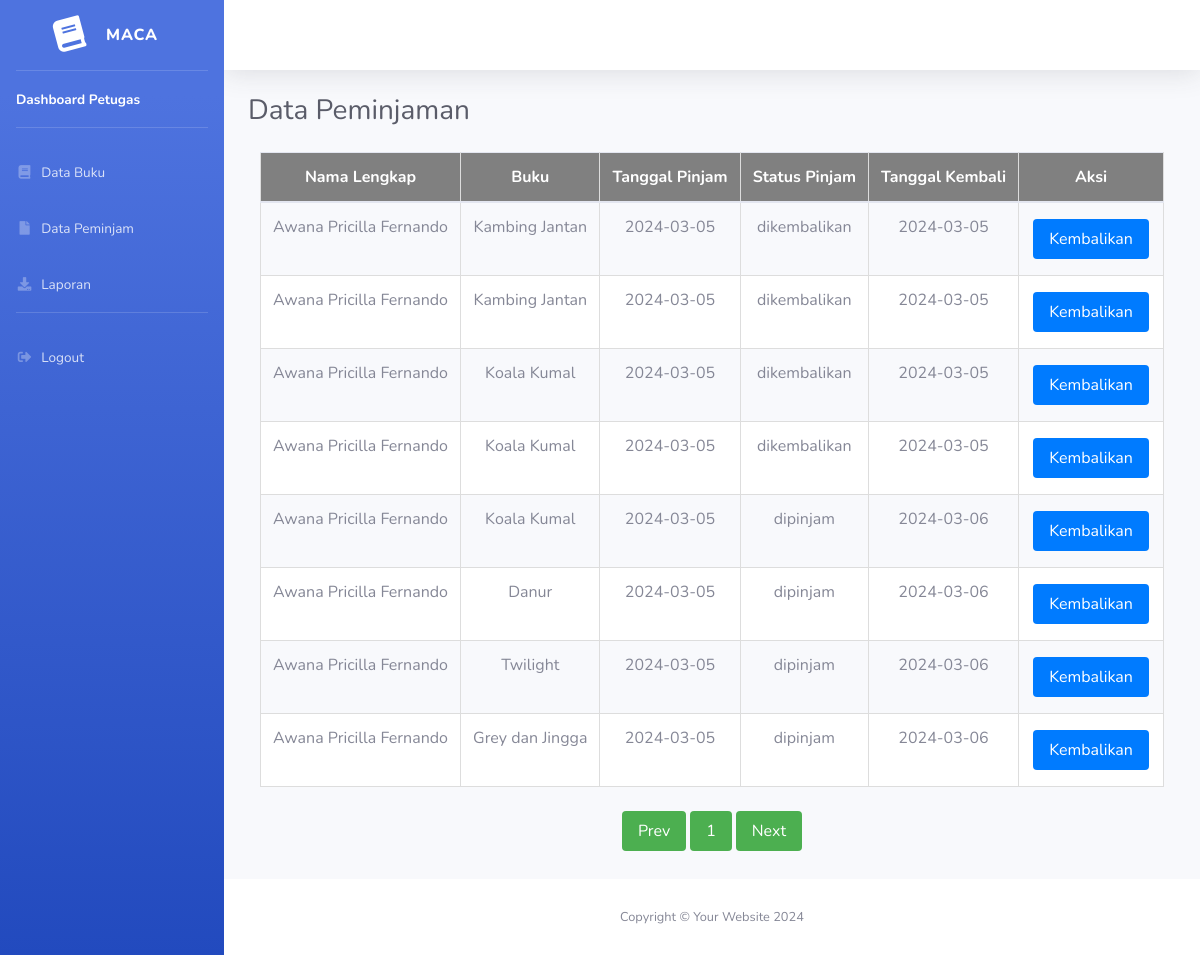
Before: /petugas/data_peminjaman.php with the older database file.
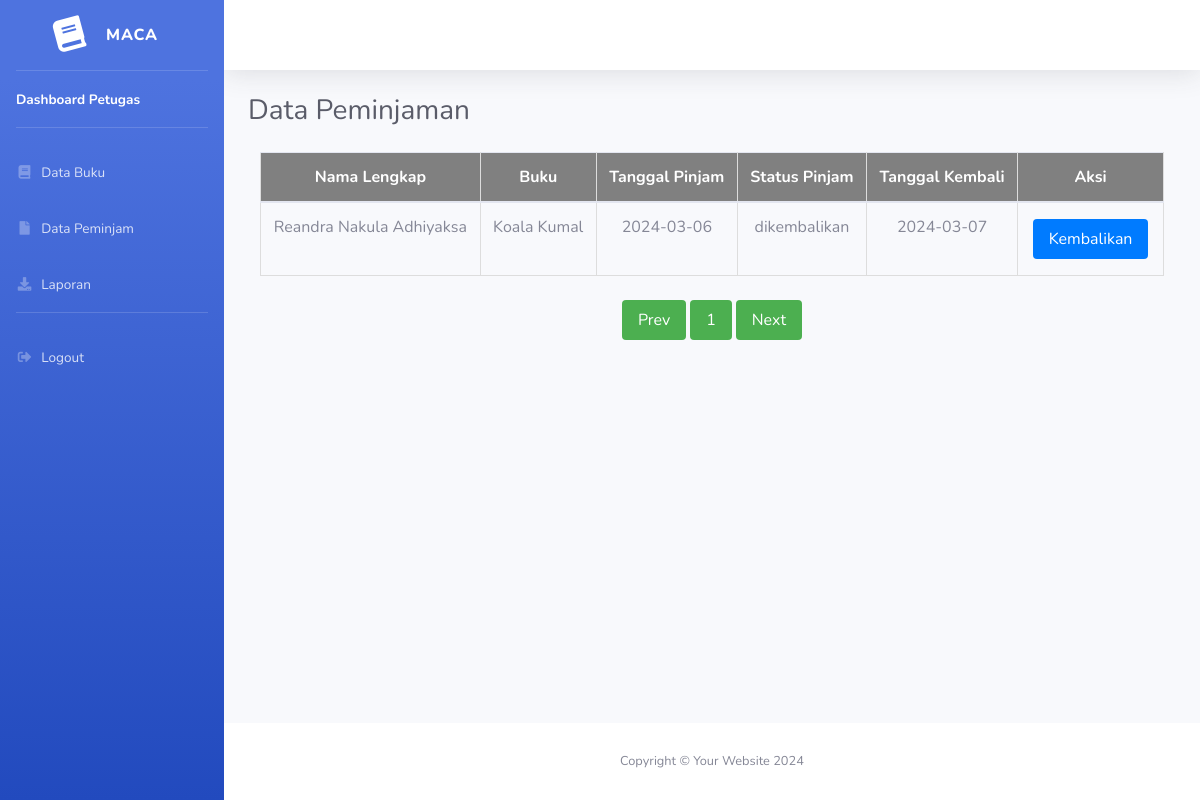
After: the same page with the newer database file.
### tables this page shows
CREATE TABLE `peminjaman` (
  `peminjaman_id` int(11) NOT NULL,
  `buku_id` int(11) NOT NULL,
  `tgl_pinjam` date NOT NULL,
  `user_id` int(11) NOT NULL,
  `tgl_kembali` date NOT NULL,
  `status_pinjam` varchar(50) NOT NULL,
  `created_at` timestamp NOT NULL DEFAULT current_timestamp() ON UPDATE current_timestamp()
);

CREATE TABLE `user` (
  `user_id` int(11) NOT NULL,
  `perpus_id` int(11) NOT NULL,
  `username` varchar(50) NOT NULL,
  `password` varchar(255) NOT NULL,
  `email` varchar(50) NOT NULL,
  `nama_lengkap` varchar(50) NOT NULL,
  `no_hp` varchar(50) NOT NULL,
  `alamat` varchar(100) NOT NULL,
  `role` varchar(50) NOT NULL,
  `created_at` timestamp NOT NULL DEFAULT current_timestamp() ON UPDATE current_timestamp()
);

CREATE TABLE `buku` (
  `buku_id` int(11) NOT NULL,
  `perpus_id` int(11) NOT NULL,
  `judul` varchar(100) NOT NULL,
  `sinopsis` varchar(1000) NOT NULL,
  `cover` varchar(255) NOT NULL,
  `pdf_path` varchar(255) NOT NULL,
  `penulis` varchar(50) NOT NULL,
  `penerbit` varchar(50) NOT NULL,
  `tahun_terbit` date NOT NULL,
  `kategori_id` int(11) NOT NULL,
  `stok` varchar(255) NOT NULL,
  `created_at` timestamp NOT NULL DEFAULT current_timestamp() ON UPDATE current_timestamp()
);

### petugas/data_peminjaman.php (the view, shortened to what the changed rows need)
<?php
    include "koneksi.php";
?>
<!DOCTYPE html>
<html lang="en">
<head>
    <link href="assets/vendor/fontawesome-free/css/all.min.css" rel="stylesheet" type="text/css">
    <link href="assets/css/sb-admin-2.min.css" rel="stylesheet">
    <link rel="stylesheet" href="https://cdnjs.cloudflare.com/ajax/libs/font-awesome/5.15.4/css/all.min.css">
    <link href="assets/vendor/fontawesome-free/css/all.min.css" rel="stylesheet" type="text/css">
</head>
<body id="page-top">
    <div id="wrapper">
        <div id="content-wrapper" class="d-flex flex-column">
            <div id="content">
                <div class="container-fluid">
                    <h1 class="h3 mb-4 text-gray-800">Data Peminjaman</h1>
                    <div class="row">
                        <div class="container">
                            <table class="table">
                                <thead>
                                    <tr>
                                        <th>Nama Lengkap</th>
                                        <th>Buku</th>
                                        <th>Tanggal Pinjam</th>
                                        <th>Status Pinjam</th>
                                        <th>Tanggal Kembali</th>
                                        <th>Aksi</th>
                                    </tr>
                                </thead>
                                <tbody>
                                    <?php
                                                $sql = "SELECT peminjaman.*, user.nama_lengkap AS nama_lengkap, buku.judul AS judul_buku
                                                        FROM peminjaman
                                                        INNER JOIN buku ON peminjaman.buku_id = buku.buku_id
                                                        INNER JOIN user ON peminjaman.user_id = user.user_id";
                                                $result = mysqli_query($koneksi, $sql);
                                            while ($row = mysqli_fetch_assoc($result)) {
                                                echo "<tr>";
                                                echo "<td>" . $row['nama_lengkap'] . "</td>";
                                                echo "<td>" . $row['judul_buku'] . "</td>";
                                                echo "<td>" . $row['tgl_pinjam'] . "</td>";
                                                echo "<td>" . $row['status_pinjam'] . "</td>";
                                                echo "<td>" . $row['tgl_kembali'] . "</td>";
                                                echo "<td>";
                                                $buttonClass = $row['status_pinjam'] == 'Terlambat' ? 'btn-kembalikan-terlambat' : 'btn-kembalikan';
                                                echo "<form action='tarik_buku.php' method='post'>";
                                                echo "<button type='submit' class='$buttonClass'>Kembalikan</button>";
                                                echo "</form>";
                                                echo "</td>";
                                                echo "</tr>";
                                            }
                                     ?>
                                </tbody>
                            </table>
                        </div>
                    </div>
                </div>
            </div>
        </div>
    </div>
</body>
</html>

Changed rows visible on the page:
removed peminjaman: user.nama_lengkap "Awana Pricilla Fernando", buku.judul "Kambing Jantan", tgl_pinjam "2024-03-05", status_pinjam "dikembalikan", tgl_kembali "2024-03-05"
removed peminjaman: user.nama_lengkap "Awana Pricilla Fernando", buku.judul "Kambing Jantan", tgl_pinjam "2024-03-05", status_pinjam "dikembalikan", tgl_kembali "2024-03-05"
removed peminjaman: user.nama_lengkap "Awana Pricilla Fernando", buku.judul "Koala Kumal", tgl_pinjam "2024-03-05", status_pinjam "dikembalikan", tgl_kembali "2024-03-05"
removed peminjaman: user.nama_lengkap "Awana Pricilla Fernando", buku.judul "Koala Kumal", tgl_pinjam "2024-03-05", status_pinjam "dikembalikan", tgl_kembali "2024-03-05"
removed peminjaman: user.nama_lengkap "Awana Pricilla Fernando", buku.judul "Koala Kumal", tgl_pinjam "2024-03-05", status_pinjam "dipinjam", tgl_kembali "2024-03-06"
removed peminjaman: user.nama_lengkap "Awana Pricilla Fernando", buku.judul "Danur", tgl_pinjam "2024-03-05", status_pinjam "dipinjam", tgl_kembali "2024-03-06"
removed peminjaman: user.nama_lengkap "Awana Pricilla Fernando", buku.judul "Twilight", tgl_pinjam "2024-03-05", status_pinjam "dipinjam", tgl_kembali "2024-03-06"
removed peminjaman: user.nama_lengkap "Awana Pricilla Fernando", buku.judul "Grey dan Jingga", tgl_pinjam "2024-03-05", status_pinjam "dipinjam", tgl_kembali "2024-03-06"
added peminjaman: user.nama_lengkap "Reandra Nakula Adhiyaksa", buku.judul "Koala Kumal", tgl_pinjam "2024-03-06", status_pinjam "dikembalikan", tgl_kembali "2024-03-07"
